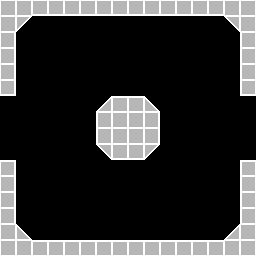

A 2D game scene composited from a Tiled map and its tileset images. What follows is a short description and the map's XML, with every tile layer's data as written:
An orthogonal 16x16 tile map with 16x16 px tiles, 2 tile layers (Background, Objects).

<map version="1.2" tiledversion="1.2.0" orientation="orthogonal" renderorder="right-down" width="16" height="16" tilewidth="16" tileheight="16" infinite="0" nextlayerid="4" nextobjectid="1">
 <tileset firstgid="1" source="../tilesets/Prototype Tiles.tsx" />
 <layer id="3" name="Background" width="16" height="16">
  <data encoding="csv">
0,0,0,0,0,0,0,0,0,0,0,0,0,0,0,0,
0,0,0,0,0,0,0,0,0,0,0,0,0,0,0,0,
0,0,0,0,0,0,0,0,0,0,0,0,0,0,0,0,
0,0,0,0,0,0,0,0,0,0,0,0,0,0,0,0,
0,0,0,0,0,0,0,0,0,0,0,0,0,0,0,0,
0,0,0,0,0,0,0,0,0,0,0,0,0,0,0,0,
0,0,0,0,0,0,0,0,0,0,0,0,0,0,0,0,
0,0,0,0,0,0,0,0,0,0,0,0,0,0,0,0,
0,0,0,0,0,0,0,0,0,0,0,0,0,0,0,0,
0,0,0,0,0,0,0,0,0,0,0,0,0,0,0,0,
0,0,0,0,0,0,0,0,0,0,0,0,0,0,0,0,
0,0,0,0,0,0,0,0,0,0,0,0,0,0,0,0,
0,0,0,0,0,0,0,0,0,0,0,0,0,0,0,0,
0,0,0,0,0,0,0,0,0,0,0,0,0,0,0,0,
0,0,0,0,0,0,0,0,0,0,0,0,0,0,0,0,
0,0,0,0,0,0,0,0,0,0,0,0,0,0,0,0
</data>
 </layer>
 <layer id="2" name="Objects" width="16" height="16">
  <data encoding="csv">
2,2,3221225475,3221225475,3221225475,3221225475,3221225475,3221225475,3221225475,3221225475,3221225475,3221225475,3221225475,3221225475,2,2,
2,3221225473,0,0,0,0,0,0,0,0,0,0,0,0,1610612737,2,
2684354563,0,0,0,0,0,0,0,0,0,0,0,0,0,0,1610612739,
2684354563,0,0,0,0,0,0,0,0,0,0,0,0,0,0,536870915,
2684354563,0,0,0,0,0,0,0,0,0,0,0,0,0,0,536870915,
1073741828,0,0,0,0,0,0,0,0,0,0,0,0,0,0,3221225476,
0,0,0,0,0,0,1,3,3,2684354561,0,0,0,0,0,0,
0,0,0,0,0,0,1610612739,2,2,2684354563,0,0,0,0,0,0,
0,0,0,0,0,0,1610612739,2,2,2684354563,0,0,0,0,0,0,
0,0,0,0,0,0,1610612737,3221225475,3221225475,3221225473,0,0,0,0,0,0,
4,0,0,0,0,0,0,0,0,0,0,0,0,0,0,2147483652,
2684354563,0,0,0,0,0,0,0,0,0,0,0,0,0,0,536870915,
2684354563,0,0,0,0,0,0,0,0,0,0,0,0,0,0,536870915,
2684354563,0,0,0,0,0,0,0,0,0,0,0,0,0,0,1610612739,
2,2684354561,0,0,0,0,0,0,0,0,0,0,0,0,1,2,
2,2,3,3,3,3,3,3,3,3,3,3,3,3,2,2
</data>
 </layer>
</map>